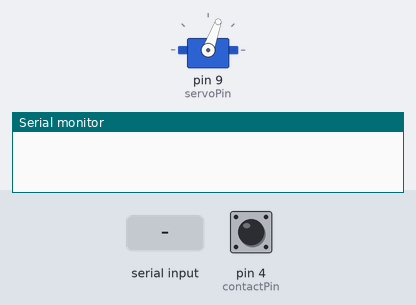
Bench run of a sketch on a simulated Arduino Uno, built with avr-gcc and run on an emulated ATmega328P. On the bench: servo, the last lines printed to the serial monitor. The test bench sets the inputs (shaded band); at power-on: pin 4 (contactPin) HIGH.

Above: at 1.2 s.
1.3 s: pin 4 (contactPin) pulled LOW for 3.2 s
At 5.2 s:
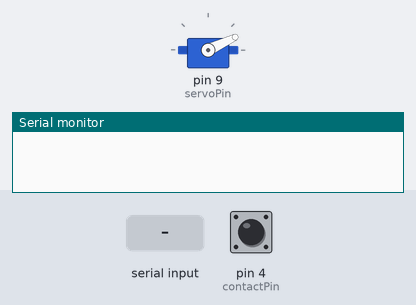
6.0 s: "G" received over Serial
At 7.2 s:
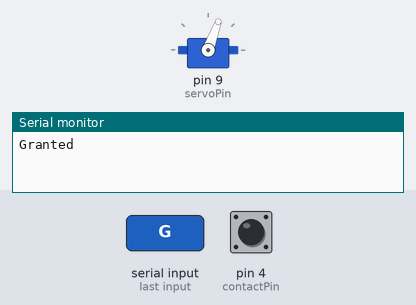
Timing chart, 0 to 9.0 s (numbered marks = the images above; inputs shaded):
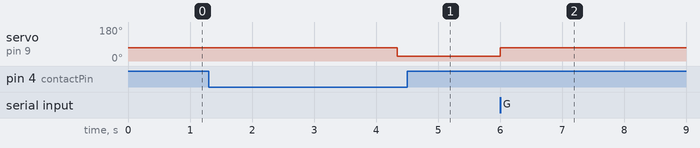

The sketch:

pi_face_lock.ino
```cpp
#include <Servo.h>
Servo latch;
constexpr byte contactPin=4, servoPin=9;
constexpr byte lockedAngle=25, releasedAngle=70;
constexpr unsigned long debounce=45, relockDelay=3000;
bool rawClosed=false, closed=false, released=true;
unsigned long changedAt=0, closedAt=0;

void setReleased(bool state) {
  released=state;
  latch.write(state?releasedAngle:lockedAngle);
}

void setup() {
  Serial.begin(115200);
  pinMode(contactPin,INPUT_PULLUP);
  rawClosed=digitalRead(contactPin)==LOW;
  changedAt=millis();
  latch.write(releasedAngle);
  latch.attach(servoPin);
}

void loop() {
  const auto now=millis();
  const bool reading=digitalRead(contactPin)==LOW;
  if(reading!=rawClosed) { rawClosed=reading; changedAt=now; }
  if(!rawClosed && closed) closed=false;
  if(rawClosed && !closed && now-changedAt>=debounce) {
    closed=true;
    closedAt=now;
  }
  if(released&&closed&&now-closedAt>=relockDelay) setReleased(false);
  while(Serial.available()) {
    const char value=Serial.read();
    if(value=='G') { setReleased(true); closedAt=now; Serial.println(F("Granted")); }
    if(value=='?') Serial.println(released?F("Retracted"):F("Extended"));
  }
}
```

Measured:
- after the input at 1.3 s, servo on pin 9 (servoPin): 70° → 25° after 3.0 s
- after the input at 6.0 s, servo on pin 9 (servoPin): 25° → 70° at once
